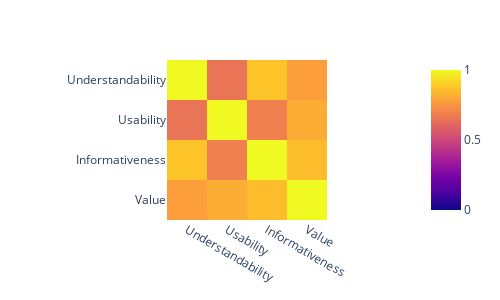
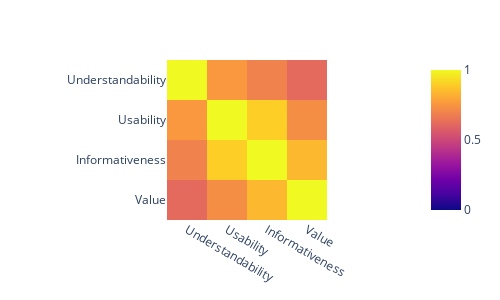
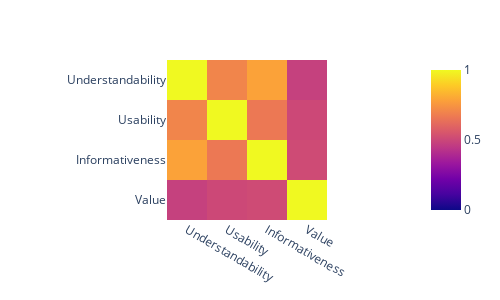
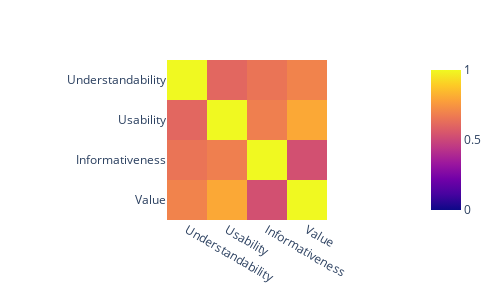

Write notebook code for charts like these, in order.
### Markdown cell above
## Stacked diverging bar charts

### Code cell
from typing import Optional
from collections import Counter

import plotly
import plotly.graph_objects as go
import plotly.express as px

from PIL import Image
import io
from IPython.display import display

def plotly_figure_to_image(fig, extension: str = 'png', **kwargs):
    img_bytes = fig.to_image(format=extension, **kwargs)
    return Image.open(io.BytesIO(img_bytes))

def save_image(image, name: str, save_dir: str = "images", extension: str="png"):
    if not os.path.exists(save_dir):
        os.mkdir(save_dir)
    filename = "".join(i for i in name if i not in "\\/:*?<>| ")
    filepath = f"{save_dir}/{filename}.{extension}"
    image.save(filepath)

def stackedBarChartDF(
    df: pd.DataFrame,
    title: str,
    palette: list,
    diverging: bool = False,
    attributes: list = ["Understandability", "Usability", "Informativeness", "Value"],
    labels: Optional[list] = None,
    save_fig: bool = False,
    save_dir: str = "images",
    width: int = 1200,
    height: int = 400,
    font: dict = {'size' : 14},
    web_display: bool = False
):
    counters = [Counter(df[attribute]) for attribute in attributes]

    fig = go.Figure()  # type: ignore

    category_order = [
        "Strongly disagree",
        "Disagree",
        "Slightly disagree",
        "Neutral",
        "Slightly agree",
        "Agree",
        "Strongly agree",
    ]

    number_order = [1, 2, 3, 4, 5, 6, 7]

    labels = labels if labels else attributes

    def add_bar_trace(num, transform, showlegend: bool = True):
        rating = number_order[num]
        counts = [counter[rating] for counter in counters]
        total_count = sum(counters[0].values())

        xvals = [transform(count) / total_count for count in counts]

        fig.add_trace(
            go.Bar(
                x=xvals,
                y=labels,
                orientation="h",
                name=category_order[num],
                width=0.8,
                marker_color=palette[num],
                legendgroup=category_order[num],
                showlegend=False,

            )  # type: ignore
        )

    if diverging:
        # negative side
        add_bar_trace(3, lambda x: x * -0.5)
        for num in reversed(range(0, 3)):
            add_bar_trace(num, lambda x: x * -1)

        # positive side
        add_bar_trace(3, lambda x: x * 0.5, showlegend=False)
        for num in range(4, 7):
            add_bar_trace(num, lambda x: x)
    else:
        for num in reversed(range(0,7)):
            add_bar_trace(num, lambda x: x)
    

    for num in reversed(range(0, 7)):
            fig.add_trace(
                go.Bar(
                    x=[0] * 7,
                    y=labels,
                    orientation="h",
                    name=category_order[num],
                    marker_color=palette[num],
                    legendgroup=category_order[num]
                )  # type: ignore
            )

    fig.update_layout(
        barmode="relative" if diverging else "stack",
        yaxis_autorange="reversed",
        title=dict(
            text=title,
            x=0.5,
            y=0.9
            ),
        xaxis={"tick0": 0, "tickformat": "%", "range": [-1, 1]},
        legend=dict(
            orientation="h",
            yanchor="bottom",
            y=-0.5,
            xanchor="center",
            x=0.5,
        ),
        font=font,
        autosize=True,
        margin=dict(
            r=10,
            l=10
        )
    )

    if not diverging:
        fig.update_layout(
            xaxis = {
                "range" : [0,1],
                'side': 'top'
                # "color" : palette[-1]
                }, 
            xaxis2= {
                'anchor': 'y', 
                'overlaying': 'x', 
                'side': 'bottom', 
                "tickformat": "%", 
                "range": [1, 0], 
                # "color" : palette[1]
                })
        fig.data[-1].update(xaxis='x2')

    im = plotly_figure_to_image(fig, width=width, height=height, validate=True)
    
    if web_display: 
        fig.show()
    else:
        display(im)

    if save_fig:
        save_image(im, name, save_dir)

    return fig, counters


palette = [plotly.colors.diverging.RdBu[n] for n in [2, 3, 4, 5, 6, 7, 8]]  # type: ignore
space = " " * 4
labels = [
    f"I find the explanation{space}<br>intuitively understandable{space}",
    f"The explanation helps me to understand{space}<br>factors relevant to the algorithm{space}",
    f"The explanation helps me to decide whether{space}<br> I can trust the generated annotations{space}",
    f"The explanation provides me with{space}<br>valuable information for my work{space}",
]

counters = []

for name, df in result_dataframes.items():
    fig, counter = stackedBarChartDF(
        df,
        name,
        palette,
        labels=labels,
        web_display=False,
        save_fig=True,
        save_dir=figure_save_dir,
        font={'size':14},
        width=1200,
        height=400
    )

    px.imshow(df.corr(method='spearman'), zmin=0, width = 500, height=300).show()

    for comment in comments[name]:
        print(comment)
    counters.append(counter)

### Figure 1 — Plotly figure (JSON) as saved in the notebook; plotly's stock layout.template omitted (floating-point values rounded to 4 significant figures)
{"data": [{"coloraxis": "coloraxis", "hovertemplate": "x: %{x}<br>y: %{y}<br>color: %{z}<extra></extra>", "name": "0", "type": "heatmap", "x": ["Understandability", "Usability", "Informativeness", "Value"], "xaxis": "x", "y": ["Understandability", "Usability", "Informativeness", "Value"], "yaxis": "y", "z": [[1, 0.6518, 0.8726, 0.7755], [0.6518, 1, 0.6874, 0.8145], [0.8726, 0.6874, 1, 0.854], [0.7755, 0.8145, 0.854, 1]]}], "layout": {"coloraxis": {"cmax": 1, "cmin": 0, "colorscale": [[0, "#0d0887"], [0.1111, "#46039f"], [0.2222, "#7201a8"], [0.3333, "#9c179e"], [0.4444, "#bd3786"], [0.5556, "#d8576b"], [0.6667, "#ed7953"], [0.7778, "#fb9f3a"], [0.8889, "#fdca26"], [1, "#f0f921"]]}, "height": 300, "margin": {"t": 60}, "width": 500, "xaxis": {"anchor": "y", "constrain": "domain", "domain": [0, 1], "scaleanchor": "y"}, "yaxis": {"anchor": "x", "autorange": "reversed", "constrain": "domain", "domain": [0, 1]}}}

### Figure 2 — Plotly figure (JSON) as saved in the notebook; plotly's stock layout.template omitted (floating-point values rounded to 4 significant figures)
{"data": [{"coloraxis": "coloraxis", "hovertemplate": "x: %{x}<br>y: %{y}<br>color: %{z}<extra></extra>", "name": "0", "type": "heatmap", "x": ["Understandability", "Usability", "Informativeness", "Value"], "xaxis": "x", "y": ["Understandability", "Usability", "Informativeness", "Value"], "yaxis": "y", "z": [[1, 0.7586, 0.6921, 0.6176], [0.7586, 1, 0.8985, 0.7283], [0.6921, 0.8985, 1, 0.8435], [0.6176, 0.7283, 0.8435, 1]]}], "layout": {"coloraxis": {"cmax": 1, "cmin": 0, "colorscale": [[0, "#0d0887"], [0.1111, "#46039f"], [0.2222, "#7201a8"], [0.3333, "#9c179e"], [0.4444, "#bd3786"], [0.5556, "#d8576b"], [0.6667, "#ed7953"], [0.7778, "#fb9f3a"], [0.8889, "#fdca26"], [1, "#f0f921"]]}, "height": 300, "margin": {"t": 60}, "width": 500, "xaxis": {"anchor": "y", "constrain": "domain", "domain": [0, 1], "scaleanchor": "y"}, "yaxis": {"anchor": "x", "autorange": "reversed", "constrain": "domain", "domain": [0, 1]}}}

### Figure 3 — Plotly figure (JSON) as saved in the notebook; plotly's stock layout.template omitted (floating-point values rounded to 4 significant figures)
{"data": [{"coloraxis": "coloraxis", "hovertemplate": "x: %{x}<br>y: %{y}<br>color: %{z}<extra></extra>", "name": "0", "type": "heatmap", "x": ["Understandability", "Usability", "Informativeness", "Value"], "xaxis": "x", "y": ["Understandability", "Usability", "Informativeness", "Value"], "yaxis": "y", "z": [[1, 0.7016, 0.7846, 0.4787], [0.7016, 1, 0.6637, 0.5047], [0.7846, 0.6637, 1, 0.5149], [0.4787, 0.5047, 0.5149, 1]]}], "layout": {"coloraxis": {"cmax": 1, "cmin": 0, "colorscale": [[0, "#0d0887"], [0.1111, "#46039f"], [0.2222, "#7201a8"], [0.3333, "#9c179e"], [0.4444, "#bd3786"], [0.5556, "#d8576b"], [0.6667, "#ed7953"], [0.7778, "#fb9f3a"], [0.8889, "#fdca26"], [1, "#f0f921"]]}, "height": 300, "margin": {"t": 60}, "width": 500, "xaxis": {"anchor": "y", "constrain": "domain", "domain": [0, 1], "scaleanchor": "y"}, "yaxis": {"anchor": "x", "autorange": "reversed", "constrain": "domain", "domain": [0, 1]}}}

### Figure 4 — Plotly figure (JSON) as saved in the notebook; plotly's stock layout.template omitted (floating-point values rounded to 4 significant figures)
{"data": [{"coloraxis": "coloraxis", "hovertemplate": "x: %{x}<br>y: %{y}<br>color: %{z}<extra></extra>", "name": "0", "type": "heatmap", "x": ["Understandability", "Usability", "Informativeness", "Value"], "xaxis": "x", "y": ["Understandability", "Usability", "Informativeness", "Value"], "yaxis": "y", "z": [[1, 0.6074, 0.6517, 0.6962], [0.6074, 1, 0.683, 0.8004], [0.6517, 0.683, 1, 0.5298], [0.6962, 0.8004, 0.5298, 1]]}], "layout": {"coloraxis": {"cmax": 1, "cmin": 0, "colorscale": [[0, "#0d0887"], [0.1111, "#46039f"], [0.2222, "#7201a8"], [0.3333, "#9c179e"], [0.4444, "#bd3786"], [0.5556, "#d8576b"], [0.6667, "#ed7953"], [0.7778, "#fb9f3a"], [0.8889, "#fdca26"], [1, "#f0f921"]]}, "height": 300, "margin": {"t": 60}, "width": 500, "xaxis": {"anchor": "y", "constrain": "domain", "domain": [0, 1], "scaleanchor": "y"}, "yaxis": {"anchor": "x", "autorange": "reversed", "constrain": "domain", "domain": [0, 1]}}}
